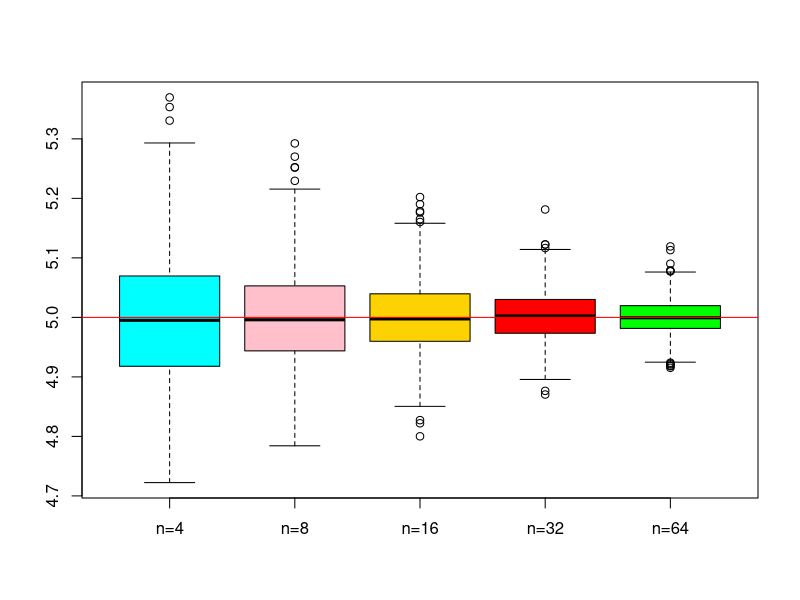
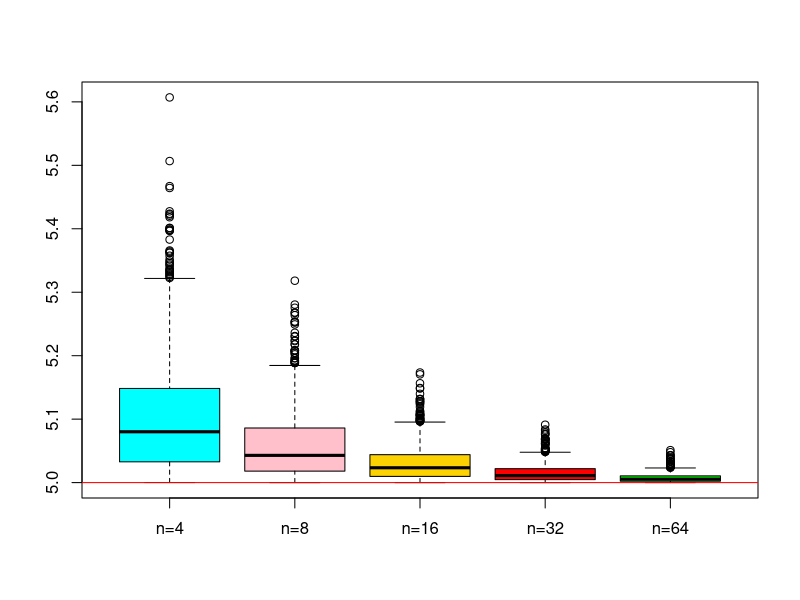
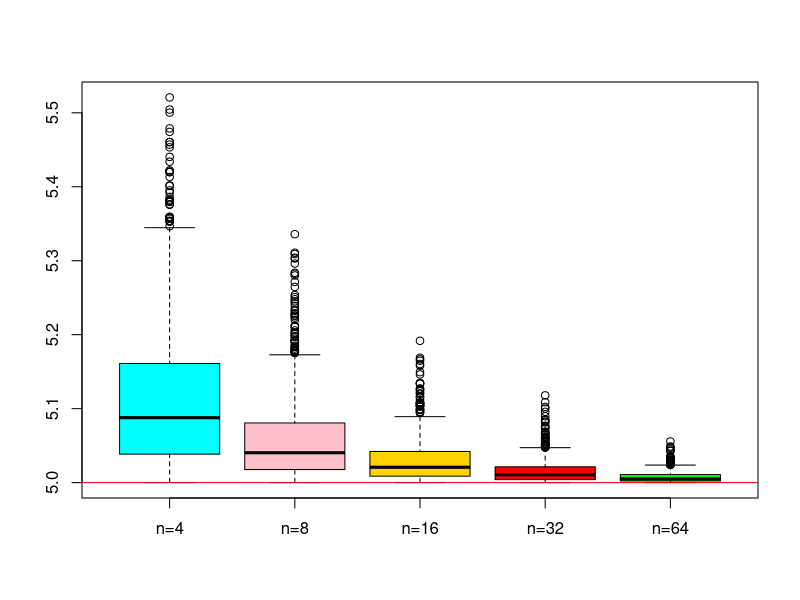

The R source for these figures, in order:
## ---- chunk 1
library(tidyverse)
library(cowplot)
## ---- chunk 2
F_1 <- function(theta,n){
  set.seed(123456)
  u <- runif(n)
  x <- 1 + theta - sqrt(1-u)
  return (x)
}
## ---- chunk 3
Est_Moment <- function(n,N,theta){
  mat <- matrix(F_1(theta,N*n),nrow = N)
  X <- apply(mat,1,mean)
  return (X-1/3)
}
## ---- chunk 4
 Est_MomentL <- function(n,N,theta){
 mat <- matrix(F_1(theta,N*n),nrow = N)
 thetaml <- apply(mat,1,min)
   return (thetaml)
 }
## ---- chunk 5
 N <- 1000
 n <- c(4,8,16,32,64)
 theta <- 5
 f_1 <- F_1(theta,n)
 estimateur_1 <- Est_Moment(n,N,theta)
 estimateur_2 <- Est_MomentL(n,N,theta)
## ---- chunk 6
b1 <- Est_Moment(4,N,theta)
b2 <- Est_Moment(8,N,theta)
b3 <- Est_Moment(16,N,theta)
b4 <- Est_Moment(32,N,theta)
b5 <- Est_Moment(64,N,theta)
boxplot(b1,b2,b3,b4,b5,names=c("n=4","n=8","n=16","n=32","n=64"),col=c("cyan","pink","#FCD203","red","green"))
abline(h=theta,col="red")
## ---- chunk 7
b1r <- Est_MomentL(4,N,theta)
b2r <- Est_MomentL(8,N,theta)
b3r <- Est_MomentL(16,N,theta)
b4r <- Est_MomentL(32,N,theta)
b5r <- Est_MomentL(64,N,theta)
boxplot(b1r,b2r,b3r,b4r,b5r,names=c("n=4","n=8","n=16","n=32","n=64"),col=c("cyan","pink","#FCD203","red","green"))
abline(h=theta,col="red")
## ---- chunk 8
F_1p <- function(theta,n){
  u <- runif(1)
  x <- 1 + theta - (1-u)^(1/(2*n))
  return (x)
}
## ---- chunk 9
Est_MomentL2 <- function(n,N,theta){
tmv <- rep(0,N)
 for (i in 1:N){
   tmv[i] <- F_1p(theta,n)
 }
 return (tmv)
 }
## ---- chunk 10
b1v <- Est_MomentL2(4,N,theta)
b2v <- Est_MomentL2(8,N,theta)
b3v <- Est_MomentL2(16,N,theta)
b4v <- Est_MomentL2(32,N,theta)
b5v <- Est_MomentL2(64,N,theta)
boxplot(b1v,b2v,b3v,b4v,b5v,names=c("n=4","n=8","n=16","n=32","n=64"),col=c("cyan","pink","#FCD203","red","green"))
abline(h=theta,col="red")
